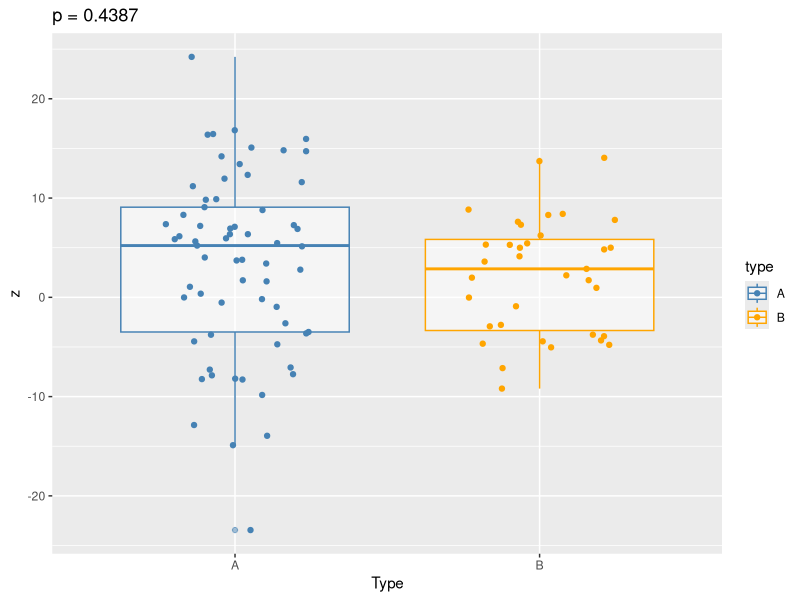
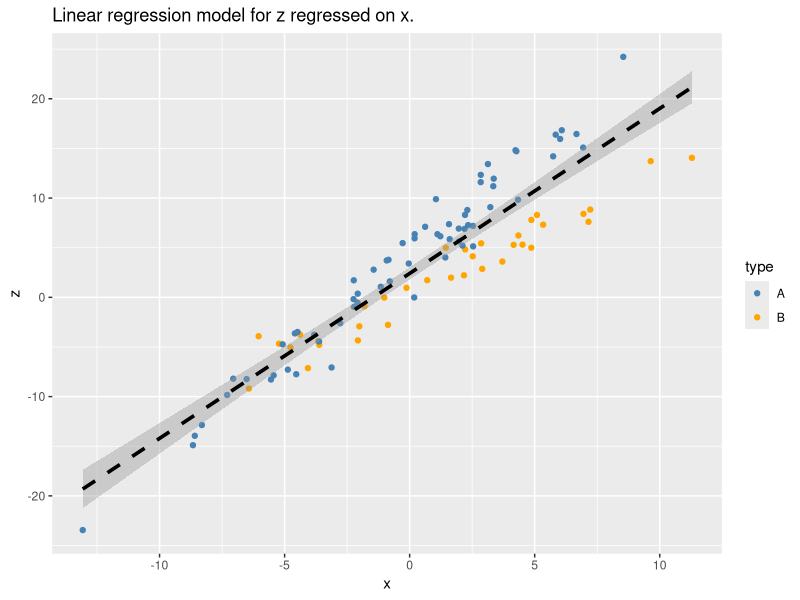

Here is the R script that generated these plots, in order:
## ---- chunk 1
knitr::opts_chunk$set(echo = TRUE, warning = FALSE, message = FALSE)

library(tidyverse) # so that we can use ggplot2 and other tidyverse packages
## ---- chunk 2
set.seed(202012) # this will allow you to EXACTLY replicate the same dataset and results

# simulate data
dat<-data.frame(
  type=sample(c("A","B"),size=100,prob=c(0.6,0.4),replace=T),
  x=rnorm(100,sd=5),
  y=rexp(100)
) %>%
  mutate(
    z=ifelse(type=="A", 2*x-y+5, 1.25*x-0.5*y+1) + rnorm(100,sd=1.25)
  )

# save data to disk
if(!dir.exists("dataAndSupportDocs")){dir.create("dataAndSupportDocs",recursive=T)}
save(dat,file="dataAndSupportDocs/dat.rda")
## ---- chunk 3
resTest<-t.test(z~type,data=dat)
print(resTest)
## ---- chunk 4
dat %>%
  ggplot(mapping=aes(x=type,y=z,col=type)) +
  geom_boxplot(alpha=0.5) +
  geom_jitter(width=0.25,height=0) +
  xlab("Type") +
  ylab("z") +
  ggtitle(paste(sep="","p = ",round(digits=4,resTest$p.value))) +
  scale_colour_manual(values=c("steelblue","orange"))
## ---- chunk 5
resLinMod<-glm(z~x,family=gaussian,data=dat)
print(summary(resLinMod))

p<-summary(resLinMod)$coefficients["x","Pr(>|t|)"]
## ---- chunk 6
dat %>%
  ggplot(mapping=aes(x=x,y=z,col=type)) +
  geom_point() +
  geom_smooth(method="lm",col="black",lty=2,lwd=1.25) + # here we actually refit the same model rather than using the model object from earlier -- easier to code for this example
  scale_colour_manual(values=c("steelblue","orange")) +
  ggtitle("Linear regression model for z regressed on x.")
